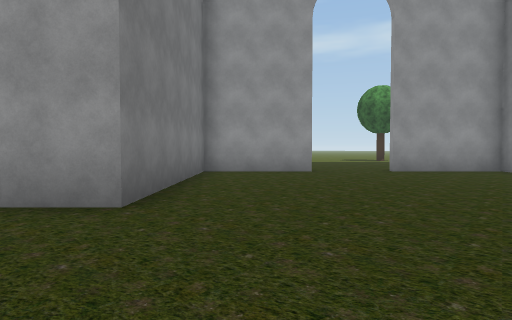
View 1 (above)

24 first-person views from a walk through a 3-D level made in the Unity game engine. The camera is 1.2 m above the floor, tilts 2° down and sees 75° across. The floor is counted in squares, 2 m on a side. Each view is taken from the middle of a square. On the plan, view 1 faces up. The plan holds only what a view shows up to about 10 squares ahead; the rest is blank. The place goes on beyond the plan. Some trees and plants on the terrain are drawn as simple stand-ins.

View 2
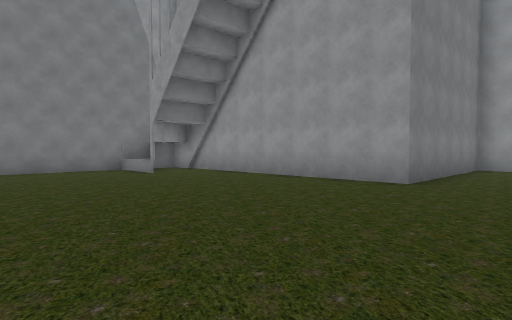

View 3
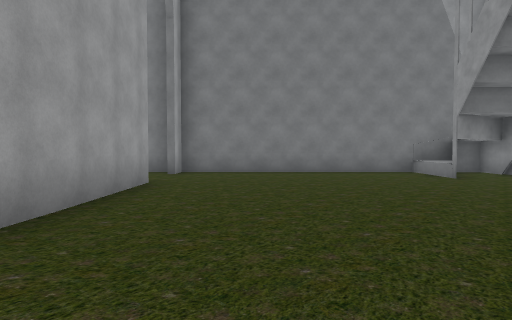

View 4
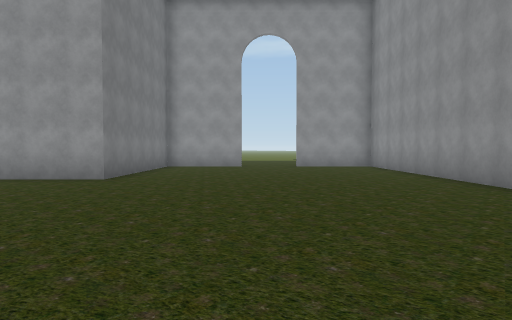

View 5
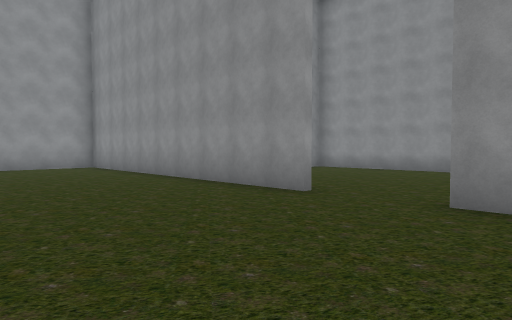

View 6
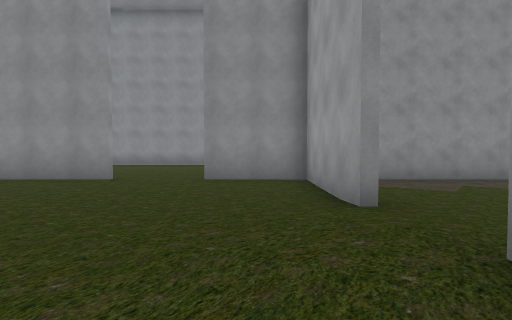

View 7
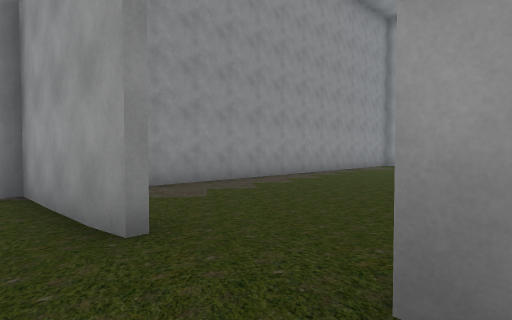

View 8
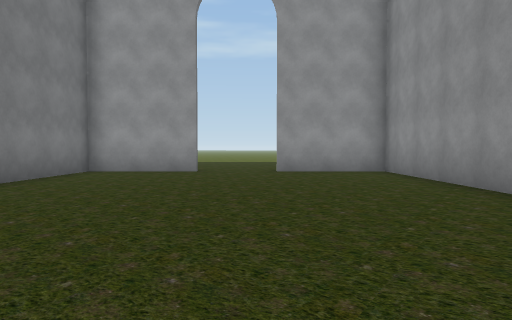

View 9
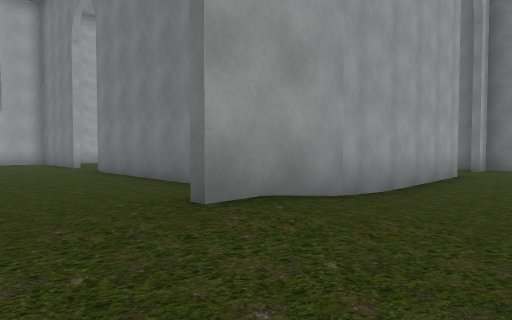

View 10
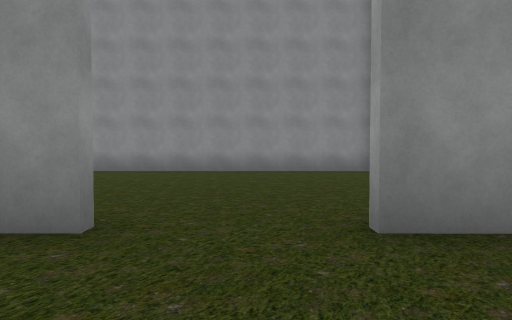

View 11
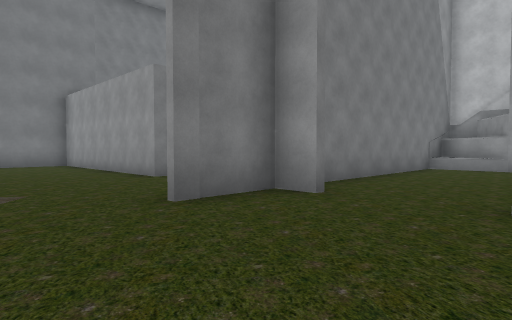

View 12
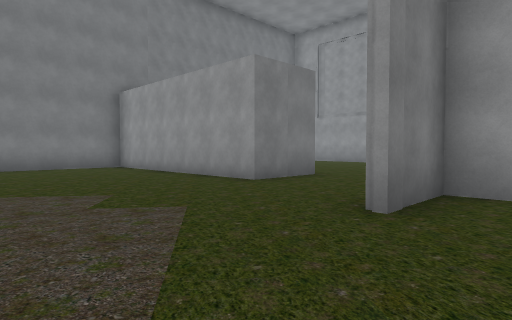

View 13
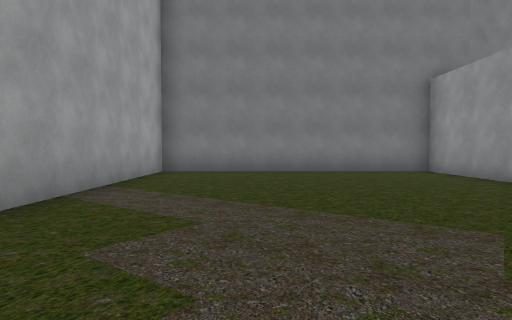

View 14
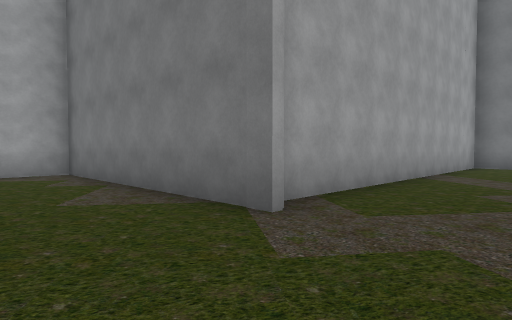

View 15
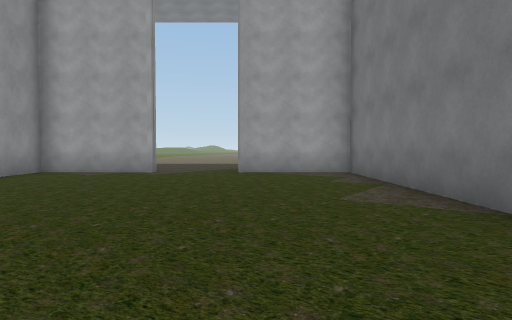

View 16
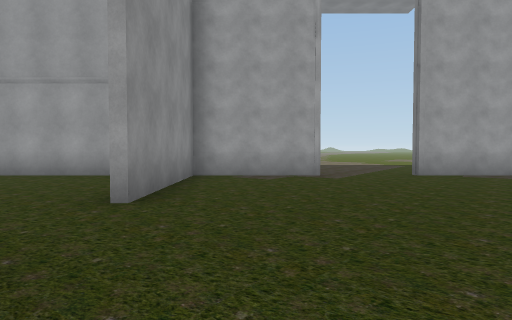

View 17
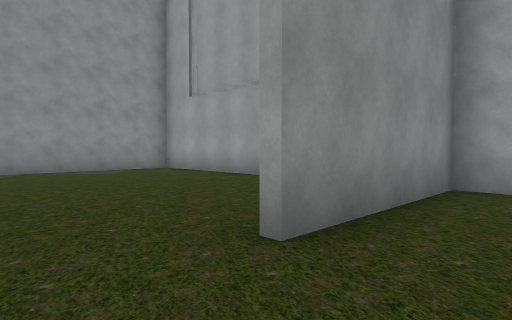

View 18
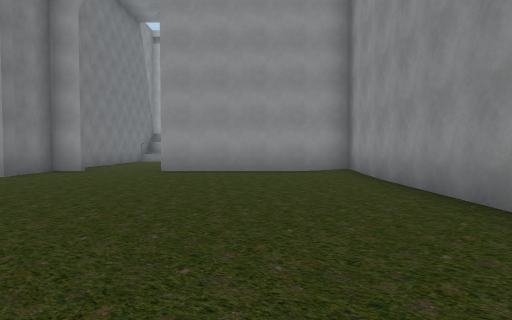

View 19
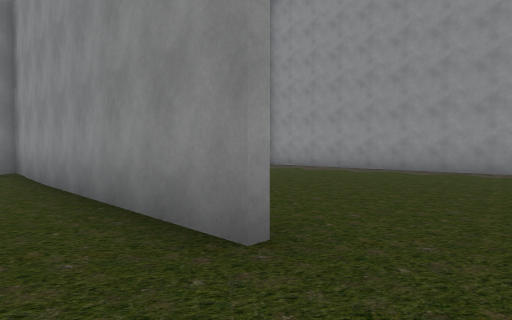

View 20
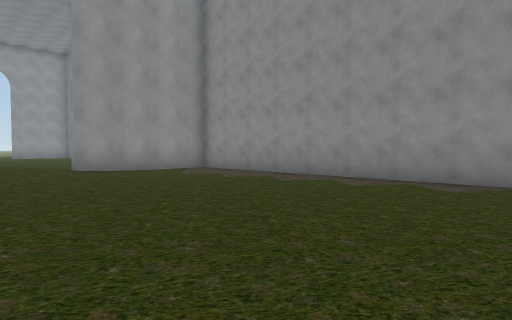

View 21
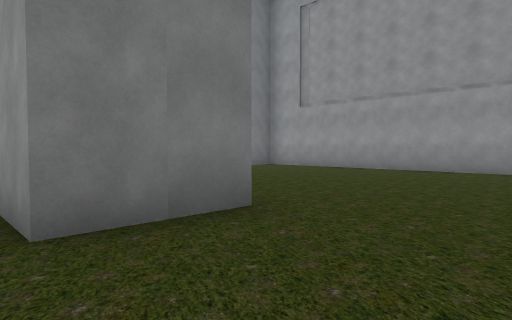

View 22
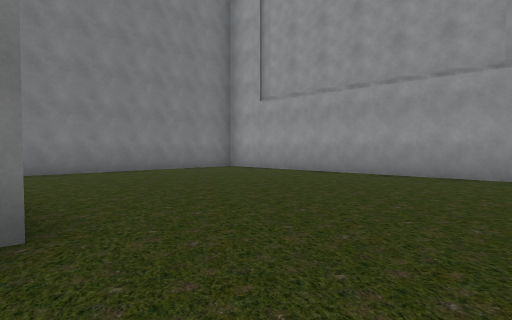

View 23
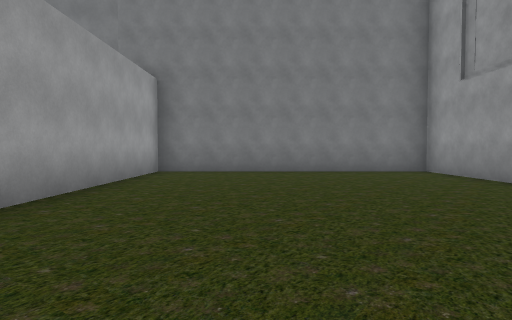

View 24
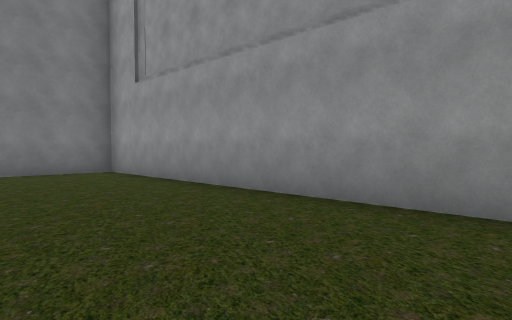

### Floor plan
Ten units are one square. View 1 is at (0, 0); x grows to the right and y downward. Boxes are objects, and circles mark ways between rooms. Rooms are numbered by the first view taken in them; rooms with no view inside come last. Other rooms are left out.
<svg viewBox="-192 -95 267 290">
<path fill="none" stroke="#000" d="M63 8 64 -87 34 -87M25 51 63 51 63 28M-73 -14 -93 -14M-74 -14 -89 -23M16 -87 -13 -87 -14 -34 -68 -34M-66 51 5 51M-93 -33 -93 44M-93 44 -93 71M-93 121 -93 183 -65 184M-125 35 -125 55 -186 55 -187 124 -99 125M-16 126 -16 53 -66 53M-81 -34 -186 -34 -186 35 -132 35M-45 184 -16 184 -16 146M-14 79 -14 126M63 180 63 61M1 184 58 184M55 53 25 53"/>
<circle cx="-75" cy="50" r="3" fill="#2a7"/>
<circle cx="15" cy="50" r="3" fill="#2a7"/>
<circle cx="-10" cy="135" r="3" fill="#2a7"/>
<text x="0" y="-10">1</text>
<text x="-100" y="80">2</text>
<text x="30" y="120">3</text>
</svg>
Room 1 opens to room 2. Room 1 opens to room 3. Room 2 opens to room 3.

Where each view was taken, in squares from view 1:
view 1: 0 up, 0 right, facing up
view 2: 3 down, 1 right, facing up-left
view 3: 3 down, 0 right, facing left
view 4: 4 down, 2 right, facing up
view 5: 4 down, 2 right, facing up-right
view 6: 4 down, 1 left, facing right
view 7: 4 down, 0 right, facing down-right
view 8: 0 up, 3 right, facing up
view 9: 3 down, 2 right, facing down-left
view 10: 2 down, 4 right, facing right
view 11: 9 down, 6 left, facing up-left
view 12: 10 down, 8 left, facing up-left
view 13: 10 down, 10 left, facing left
view 14: 10 down, 7 left, facing down-left
view 15: 10 down, 7 left, facing down
view 16: 11 down, 3 left, facing down
view 17: 13 down, 3 left, facing down-right
view 18: 14 down, 4 left, facing up
view 19: 14 down, 3 left, facing up-right
view 20: 14 down, 0 right, facing up-right
view 21: 6 down, 10 left, facing up-left
view 22: 4 down, 10 left, facing up-left
view 23: 1 down, 10 left, facing left
view 24: 0 up, 10 left, facing up-left
